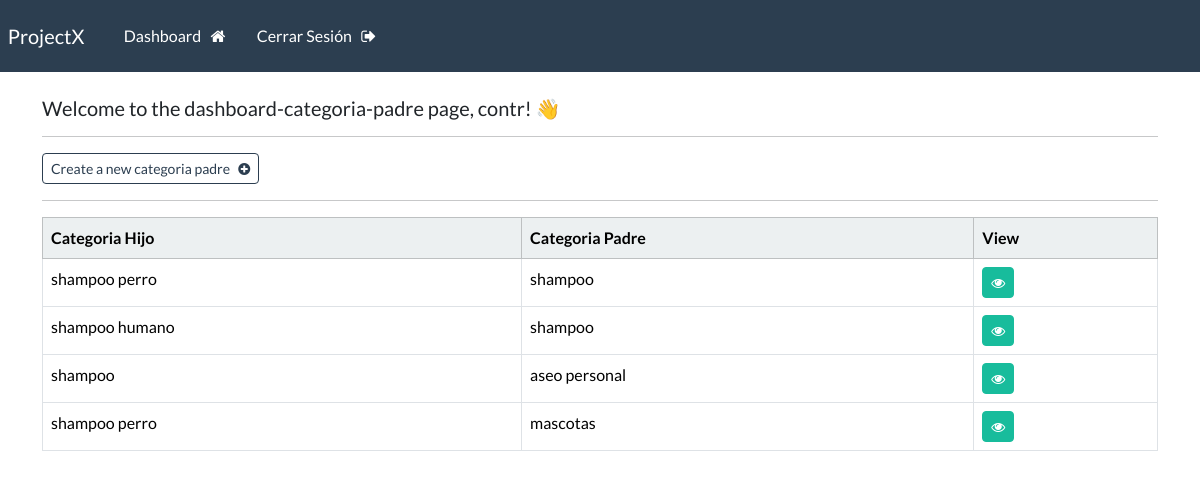
Before: /dashboard-categoriapadre (signed in) with the older database file.
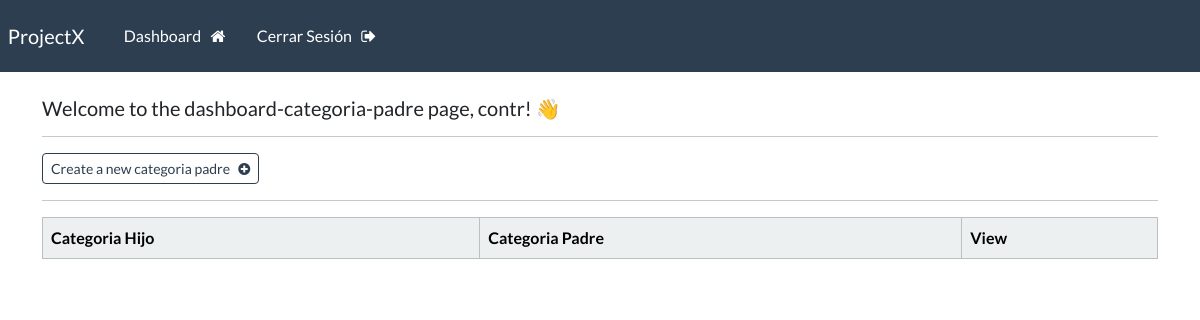
After: the same page with the newer database file.
### webapp/models.py (models this page shows)
class CategoriaPadre(models.Model):
    id_categoriahijo = models.ForeignKey(Categoria, on_delete=models.CASCADE, related_name='categoria_padre_hijo', db_column='id_categoriahijo', to_field='id')
    id_categoriapadre = models.ForeignKey(Categoria, on_delete=models.CASCADE, related_name='categoria_padre_padre', db_column='id_categoriapadre', to_field='id')

class Categoria(models.Model):
    id = models.AutoField(primary_key=True)
    denominacion = models.CharField(max_length=100)
    descripcion = models.CharField(max_length=100)
    def __str__(self):
        return self.denominacion

### webapp/views.py (the view)
# urls.py: path('dashboard-categoriapadre', views.dashboard_categoriapadre, name="dashboard-categoriapadre"),
@login_required(login_url='my-login')
def dashboard_categoriapadre(request):
    my_categorias_padres = CategoriaPadre.objects.all()
    context = {'categoriaspadres': my_categorias_padres}
    return render(request,'webapp/dashboard-categoriapadre.html', context=context)

### webapp/templates/webapp/dashboard-categoriapadre.html
{% extends 'webapp/base.html' %}
{% block content %}
    <h5> Welcome to the dashboard-categoria-padre page, {{user}}! 👋</h5>
    <hr>
    <a class="btn btn-outline-primary btn-sm" href="{% url 'create-categoriapadre' %}">
        Create a new categoria padre &nbsp; <i class="fa fa-plus-circle" aria-hidden="true"></i>
    </a>
    <hr>
    <table class="table table table-hover table-bordered">
        <thead class="table-light">
            <tr>
                <th scope="col"> Categoria Hijo </th>
                <th scope="col"> Categoria Padre </th>
                <th scope="col"> View </th>
            </tr>
        </thead>
        <tbody>
        {% if categoriaspadres %}
            {% for categoriapadre in categoriaspadres %}
            <tr>
                <td> {{categoriapadre.id_categoriahijo}}</td>
                <td> {{categoriapadre.id_categoriapadre}}</td>
                <td> <a class="btn btn-success btn-sm" href="{% url 'categoriapadre' categoriapadre.id %}"> <i class="fa fa-eye" aria-hidden="true"></i> </a></td>
            </tr>
            {% endfor %}
        {% endif %}
        </tbody>
    </table>
{% endblock %}

Changed rows visible on the page:
removed CategoriaPadre: id_categoriahijo "shampoo perro", id_categoriapadre "shampoo"
removed CategoriaPadre: id_categoriahijo "shampoo humano", id_categoriapadre "shampoo"
removed CategoriaPadre: id_categoriahijo "shampoo", id_categoriapadre "aseo personal"
removed CategoriaPadre: id_categoriahijo "shampoo perro", id_categoriapadre "mascotas"
